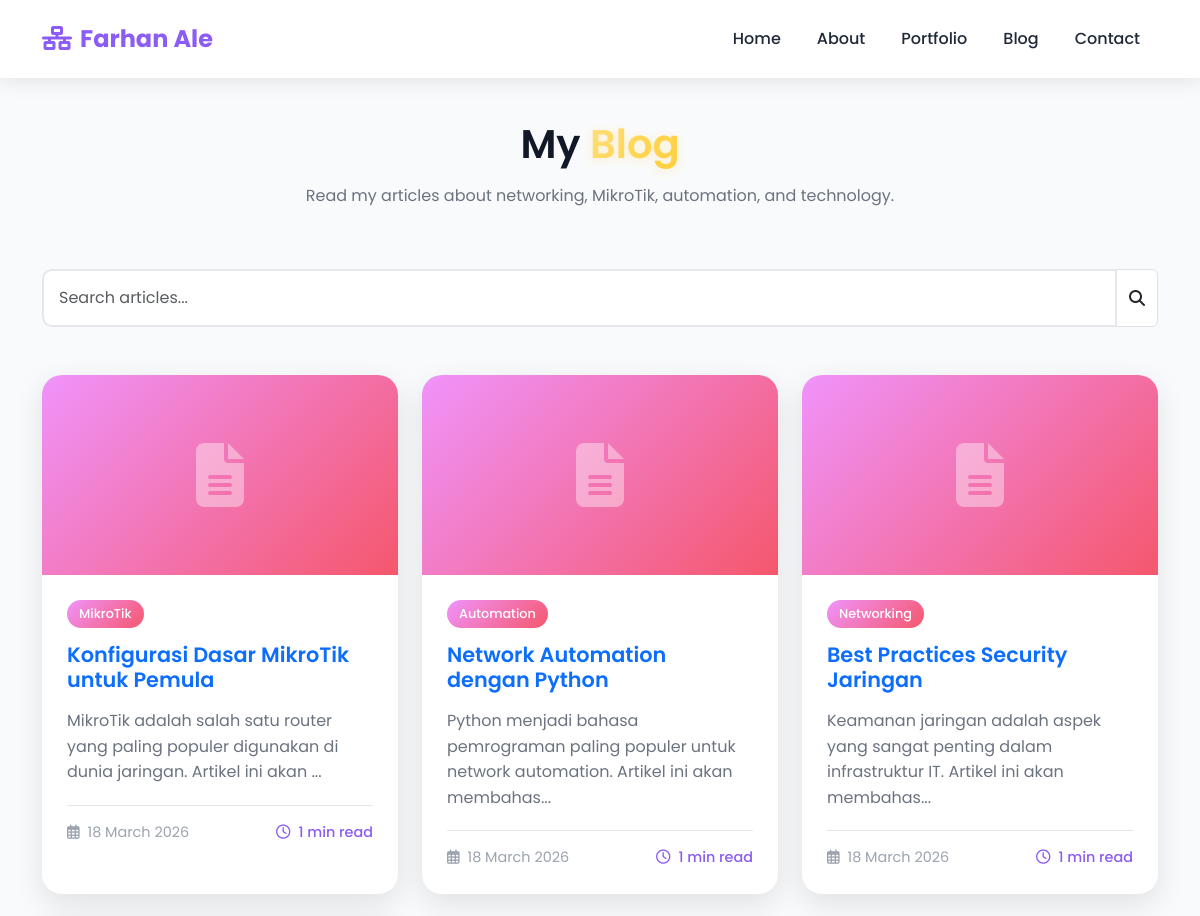
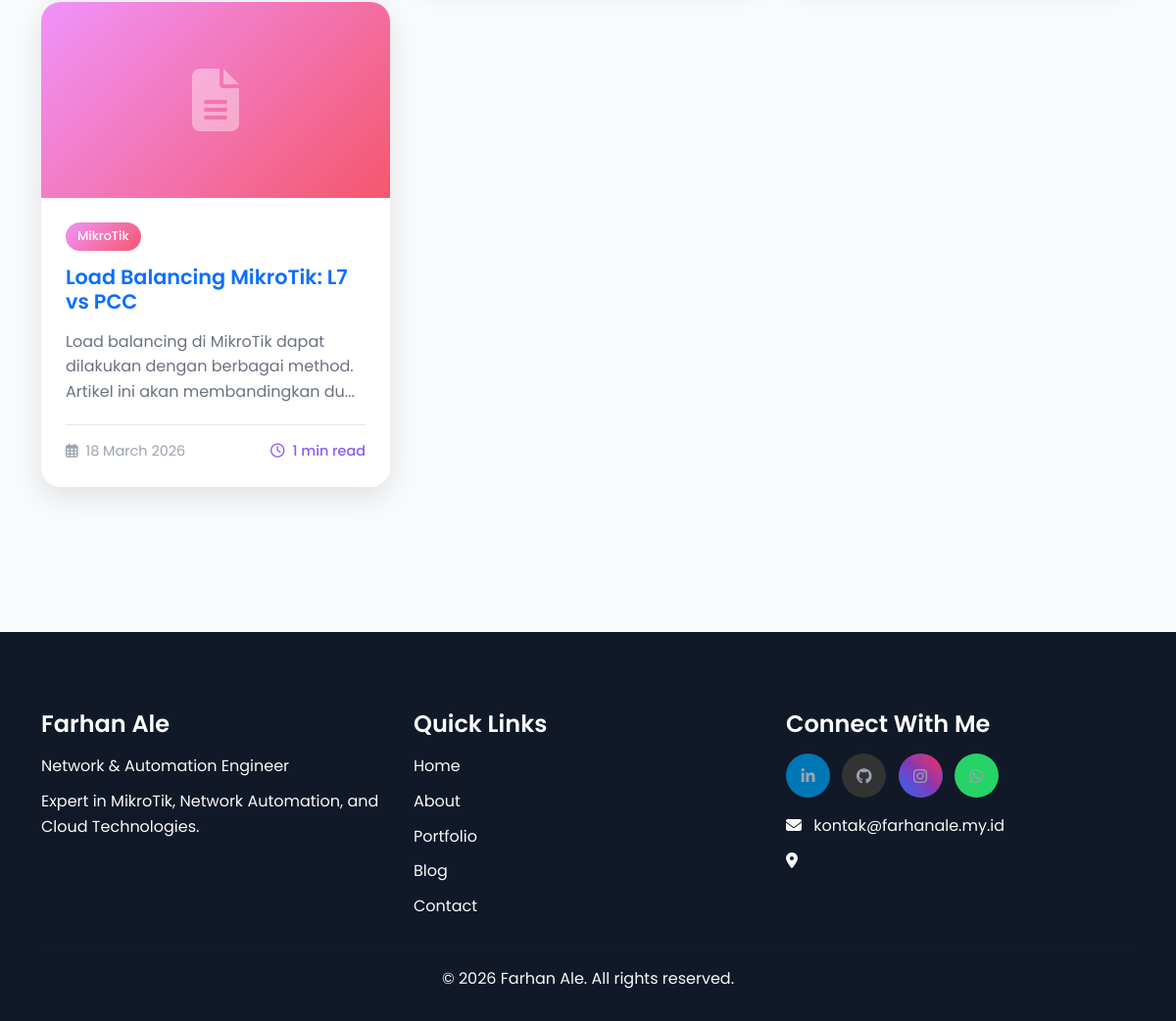
Screenshot of /blog.php with the database file from the repository (2 pictures, top to bottom).
### tables this page shows
CREATE TABLE blogs (
    id INT PRIMARY KEY AUTO_INCREMENT,
    title VARCHAR(100) NOT NULL,
    slug VARCHAR(100) UNIQUE NOT NULL,
    content TEXT,
    image VARCHAR(255),
    category VARCHAR(50),
    created_at TIMESTAMP DEFAULT CURRENT_TIMESTAMP,
    updated_at TIMESTAMP DEFAULT CURRENT_TIMESTAMP ON UPDATE CURRENT_TIMESTAMP
);

CREATE TABLE settings (
    id INT PRIMARY KEY AUTO_INCREMENT,
    setting_key VARCHAR(50) UNIQUE NOT NULL,
    setting_value TEXT
);

### includes/functions.php (called while the page is built, shortened)
<?php
function getSetting($key) {
    global $pdo;
    $stmt = $pdo->prepare("SELECT setting_value FROM settings WHERE setting_key = ?");
    $stmt->execute([$key]);
    $result = $stmt->fetch();
    return $result ? $result['setting_value'] : '';
}
function formatDate($date) {
    return date('d F Y', strtotime($date));
}
function readingTime($content) {
    $wordCount = str_word_count(strip_tags($content));
    $minutes = ceil($wordCount / 200);
    return $minutes . ' min read';
}

### blog.php (the view, shortened to what this page needs)
<?php
require_once 'includes/config.php';
require_once 'includes/functions.php';
$page = isset($_GET['page']) ? (int)$_GET['page'] : 1;
$limit = 6;
$offset = ($page - 1) * $limit;
$blogs = $pdo->prepare("SELECT * FROM blogs ORDER BY created_at DESC LIMIT :limit OFFSET :offset");
$blogs->bindValue(':limit', $limit, PDO::PARAM_INT);
$blogs->bindValue(':offset', $offset, PDO::PARAM_INT);
$blogs->execute();
$blogs = $blogs->fetchAll();
include 'includes/header.php';
?>
<div class="section-padding" style="padding-top: 120px;">
    <div class="container">
        <div class="section-title" data-aos="fade-up">
            <h2>My <span class="gradient-text">Blog</span></h2>
            <p>Read my articles about networking, MikroTik, automation, and technology.</p>
        </div>
        <div class="mb-5" data-aos="fade-up">
            <div class="input-group">
                <input type="text" id="blogSearch" class="form-control" placeholder="Search articles...">
                <span class="input-group-text bg-white"><i class="fas fa-search"></i></span>
            </div>
        </div>
        <div class="row g-4">
            <?php foreach ($blogs as $blog): ?>
            <div class="col-md-4" data-aos="fade-up">
                <div class="blog-card">
                    <div class="blog-image">
                        <i class="fas fa-file-alt"></i>
                    </div>
                    <div class="blog-content">
                        <span class="blog-category"><?php echo htmlspecialchars($blog['category']); ?></span>
                        <h3 class="blog-title">
                            <a href="blog-detail.php?slug=<?php echo htmlspecialchars($blog['slug']); ?>">
                                <?php echo htmlspecialchars($blog['title']); ?>
                            </a>
                        </h3>
                        <p class="blog-excerpt"><?php echo substr(strip_tags($blog['content']), 0, 100); ?>...</p>
                        <div class="blog-meta">
                            <span class="blog-date"><i class="far fa-calendar-alt me-2"></i><?php echo formatDate($blog['created_at']); ?></span>
                            <span class="blog-read-time"><i class="far fa-clock me-2"></i><?php echo readingTime($blog['content']); ?></span>
                        </div>
                    </div>
                </div>
            </div>
            <?php endforeach; ?>
        </div>
    </div>
</div>
<?php include 'includes/footer.php'; ?>

### includes/footer.php (shortened to what this page needs)
    <footer class="footer mt-5">
        <div class="container">
            <div class="row">
                <div class="col-md-4">
                    <h4 class="text-white mb-3">Farhan Ale</h4>
                    <p class="text-light">Network & Automation Engineer</p>
                    <p class="text-light">Expert in MikroTik, Network Automation, and Cloud Technologies.</p>
                </div>
                <div class="col-md-4">
                    <h4 class="text-white mb-3">Quick Links</h4>
                    <ul class="list-unstyled">
                        <li><a href="index.php" class="text-light">Home</a></li>
                        <li><a href="about.php" class="text-light">About</a></li>
                        <li><a href="portfolio.php" class="text-light">Portfolio</a></li>
                        <li><a href="blog.php" class="text-light">Blog</a></li>
                        <li><a href="contact.php" class="text-light">Contact</a></li>
                    </ul>
                </div>
                <div class="col-md-4">
                    <h4 class="text-white mb-3">Connect With Me</h4>
                    <div class="social-links">
                        <a href="<?php echo getSetting('linkedin'); ?>" target="_blank" class="btn btn-social btn-linkedin me-2">
                            <i class="fab fa-linkedin-in"></i>
                        </a>
                        <a href="<?php echo getSetting('github'); ?>" target="_blank" class="btn btn-social btn-github me-2">
                            <i class="fab fa-github"></i>
                        </a>
                        <a href="<?php echo getSetting('instagram'); ?>" target="_blank" class="btn btn-social btn-instagram me-2">
                            <i class="fab fa-instagram"></i>
                        </a>
                        <a href="https://wa.me/<?php echo getSetting('whatsapp'); ?>" target="_blank" class="btn btn-social btn-whatsapp">
                            <i class="fab fa-whatsapp"></i>
                        </a>
                    </div>
                    <p class="text-light mt-3">
                        <i class="fas fa-envelope me-2"></i>
                        <?php echo getSetting('contact_email'); ?>
                    </p>
                    <p class="text-light">
                        <i class="fas fa-map-marker-alt me-2"></i>
                    </p>
                </div>
            </div>
            <hr class="bg-light">
            <div class="row">
                <div class="col-md-12 text-center">
                    <p class="text-light mb-0">&copy; <?php echo date('Y'); ?> Farhan Ale. All rights reserved.</p>
                </div>
            </div>
        </div>
    </footer>
</body>
</html>

### assets/css/style.css (style rules this page uses)
:root { --primary: #8B5CF6; --secondary: #EC4899; --accent: #F59E0B; --dark: #1F2937; --darker: #111827; --light: #F9FAFB; --white: #FFFFFF; --gradient: linear-gradient(135deg, var(--primary) 0%, var(--secondary) 100%); --gradient-overlay: linear-gradient(135deg, rgba(139, 92, 246, 0.9) 0%, rgba(236, 72, 153, 0.9) 100%); }
* { margin: 0; padding: 0; box-sizing: border-box; }
body { font-family: 'Poppins', sans-serif; background-color: var(--light); color: var(--dark); line-height: 1.6; overflow-x: hidden; }
h1, h2, h3, h4, h5, h6 { font-weight: 600; color: var(--darker); }
a { text-decoration: none; transition: all 0.3s ease; }
.gradient-text { color: #FFD54F; background: linear-gradient(135deg, #FFE082 0%, #FFD54F 50%, #FFCA28 100%); -webkit-background-clip: text; -webkit-text-fill-color: transparent; background-clip: text; text-shadow: 0 2px 10px rgba(255, 224, 130, 0.4); }
.section-padding { padding: 100px 0; }
.section-title { text-align: center; margin-bottom: 60px; }
.section-title h2 { font-size: 2.5rem; margin-bottom: 15px; }
.section-title p { color: #6B7280; max-width: 600px; margin: 0 auto; }
.blog-card { background: var(--white); border-radius: 20px; overflow: hidden; box-shadow: 0 10px 30px rgba(0, 0, 0, 0.1); transition: all 0.3s ease; height: 100%; }
.blog-image { height: 200px; background: linear-gradient(135deg, #f093fb 0%, #f5576c 100%); display: flex; align-items: center; justify-content: center; }
.blog-image i { font-size: 4rem; color: rgba(255, 255, 255, 0.4); }
.blog-content { padding: 25px; }
.blog-category { display: inline-block; padding: 4px 12px; background: linear-gradient(135deg, #f093fb 0%, #f5576c 100%); color: var(--white); border-radius: 50px; font-size: 0.8rem; font-weight: 500; margin-bottom: 15px; }
.blog-title { font-size: 1.3rem; font-weight: 600; margin-bottom: 15px; color: var(--dark); transition: all 0.3s ease; }
.blog-excerpt { color: #6B7280; margin-bottom: 20px; line-height: 1.6; }
.blog-meta { display: flex; justify-content: space-between; align-items: center; padding-top: 15px; border-top: 1px solid #E5E7EB; }
.blog-date { color: #9CA3AF; font-size: 0.9rem; }
.blog-read-time { color: var(--primary); font-size: 0.9rem; font-weight: 500; }
.form-control { border-radius: 10px; border: 2px solid #E5E7EB; padding: 15px; transition: all 0.3s ease; }
.footer { background: var(--darker); padding: 80px 0 30px; }
.footer h4 { color: var(--white); margin-bottom: 20px; }
.footer p { color: #9CA3AF; margin-bottom: 10px; }
.footer ul li { margin-bottom: 10px; }
.footer a { color: #9CA3AF; }
.btn-social { width: 45px; height: 45px; border-radius: 50%; display: inline-flex; align-items: center; justify-content: center; color: var(--white); transition: all 0.3s ease; }
.btn-linkedin { background: #0077B5; }
.btn-github { background: #333; }
.btn-instagram { background: linear-gradient(45deg, #405DE6, #5851DB, #833AB4, #C13584, #E1306C); }
.btn-whatsapp { background: #25D366; }

### rows the page displays
blogs: category "MikroTik", title "Konfigurasi Dasar MikroTik untuk Pemula", content "MikroTik adalah salah satu router yang paling populer digunakan di dunia jaringan. Artikel ini akan", created_at "18 March 2026", content "1 min read"
blogs: category "Automation", title "Network Automation dengan Python", content "Python menjadi bahasa pemrograman paling populer untuk network automation. Artikel ini akan membahas", created_at "18 March 2026", content "1 min read"
blogs: category "Networking", title "Best Practices Security Jaringan", content "Keamanan jaringan adalah aspek yang sangat penting dalam infrastruktur IT. Artikel ini akan membahas", created_at "18 March 2026", content "1 min read"
blogs: category "MikroTik", title "Load Balancing MikroTik: L7 vs PCC", content "Load balancing di MikroTik dapat dilakukan dengan berbagai method. Artikel ini akan membandingkan du", created_at "18 March 2026", content "1 min read"
settings: setting_value "kontak@farhanale.my.id"
